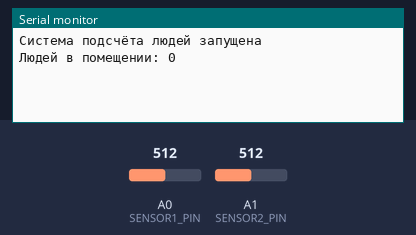
A sketch run on a simulated Arduino Uno, built with avr-gcc and run on an emulated ATmega328P. Parts: the last lines printed to the serial monitor. The inputs (shaded band) are chosen by the test bench; at power-on: A0 (SENSOR1_PIN) = 512, A1 (SENSOR2_PIN) = 512.

Above: at 1.2 s.
1.3 s: A0 (SENSOR1_PIN) set to 83
2.8 s: A0 (SENSOR1_PIN) set to 73
At 3.6 s:
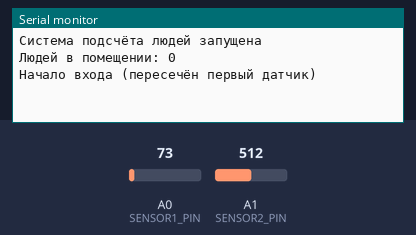
5.8 s: A1 (SENSOR2_PIN) set to 82
At 6.8 s:
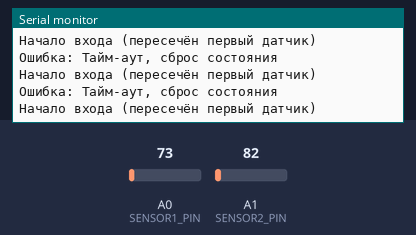
7.3 s: A1 (SENSOR2_PIN) set to 71
At 8.2 s:
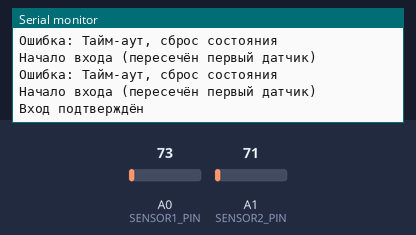

The sketch:

mainCode.ino
```cpp
#include <SoftwareSerial.h>

SoftwareSerial BTserial(10, 11); // RX | TX для HC-05

#define SENSOR1_PIN A0  // Первый фотодиод (вход)
#define SENSOR2_PIN A1  // Второй фотодиод (выход)
#define THRESHOLD 78    // Порог срабатывания датчика
#define TIMEOUT 1500    // Тайм-аут на прохождение человека (1.5 секунды)

int peopleCount = 0;
int peopleCounta = 0;
unsigned long sensorTriggerTime = 0;  // Время срабатывания первого датчика

// Состояния системы
enum State {
  IDLE,
  ENTRY_PHASE, // Сработал датчик 1, ждём срабатывания датчика 2 и восстановления датчика 1
  EXIT_PHASE   // Сработал датчик 2, ждём срабатывания датчика 1 и восстановления датчика 2
};

State currentState = IDLE;

void setup() {
  Serial.begin(9600);
  BTserial.begin(9600); // Инициализация Bluetooth-модуля HC-05

  Serial.println("Система подсчёта людей запущена");
  Serial.print("Людей в помещении: ");
  Serial.println(peopleCount);

  BTserial.println("System started");
}

void loop() {
  int sensor1_value = analogRead(SENSOR1_PIN);
  int sensor2_value = analogRead(SENSOR2_PIN);
  unsigned long currentTime = millis();  // Текущее время

  switch (currentState) {
    case IDLE:
      if (sensor1_value < THRESHOLD) {
        currentState = ENTRY_PHASE;
        sensorTriggerTime = currentTime;
        Serial.println("Начало входа (пересечён первый датчик)");
      }
      else if (sensor2_value < THRESHOLD) {
        currentState = EXIT_PHASE;
        sensorTriggerTime = currentTime;
        Serial.println("Начало выхода (пересечён второй датчик)");
      }
      break;

    case ENTRY_PHASE:
      if (sensor2_value < THRESHOLD) {
        Serial.println("Вход подтверждён");

        while (analogRead(SENSOR1_PIN) < THRESHOLD) {
          delay(10);
        }

        peopleCount++;
        peopleCounta++;
        Serial.println("Человек вошёл");
        BTserial.println("Entered");

        Serial.print("Людей в помещении: ");
        Serial.println(peopleCount);
        Serial.println(peopleCounta);
        BTserial.print("People in place: ");
        BTserial.println(peopleCount);
        BTserial.println(peopleCounta);

        currentState = IDLE;
      }
      else if (currentTime - sensorTriggerTime > TIMEOUT) {
        Serial.println("Ошибка: Тайм-аут, сброс состояния");
        currentState = IDLE;
      }
      break;

    case EXIT_PHASE:
      if (sensor1_value < THRESHOLD) {
        Serial.println("Выход подтверждён");

        while (analogRead(SENSOR2_PIN) < THRESHOLD) {
          delay(10);
        }

        if (peopleCount > 0) {
         peopleCount--;
        }

        Serial.println("Человек вышел");
        BTserial.println("Exited");

        Serial.print("Людей в помещении: ");
        Serial.println(peopleCount);
        BTserial.print("People in place: ");
        BTserial.println(peopleCount);

        currentState = IDLE;
      }
      else if (currentTime - sensorTriggerTime > TIMEOUT) {
        Serial.println("Ошибка: Тайм-аут, сброс состояния");
        currentState = IDLE;
      }
      break;
  }

  delay(100);
}
```

Measured:
- the behaviour switches between 78 and 77 on A0 (SENSOR1_PIN) (found by bisection; images 0 and 1)
- the behaviour switches between 78 and 77 on A1 (SENSOR2_PIN) (found by bisection; images 2 and 3)
- after the input at 2.8 s, the serial monitor: prints a new line after 0.06 s (image 1)
- after the input at 7.3 s, the serial monitor: prints a new line after 0.09 s (image 3)
